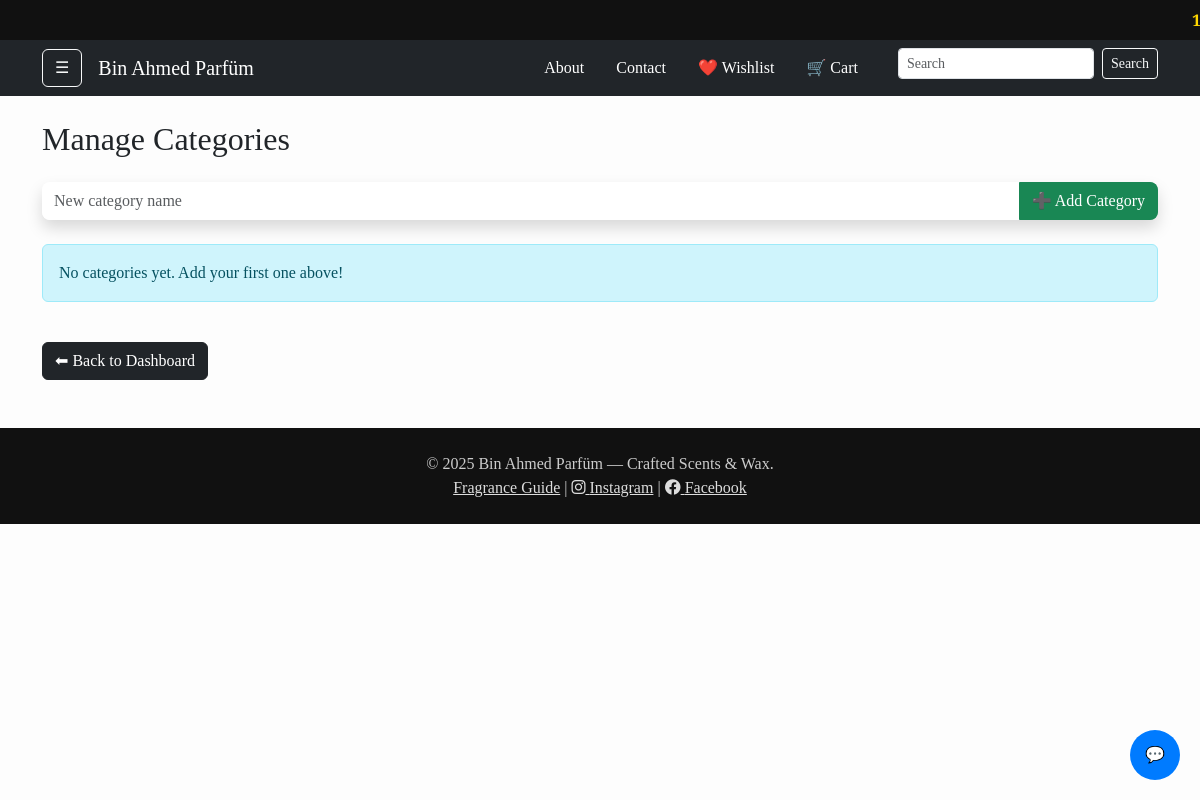
The page /ategories (signed in) on the database as committed earlier.
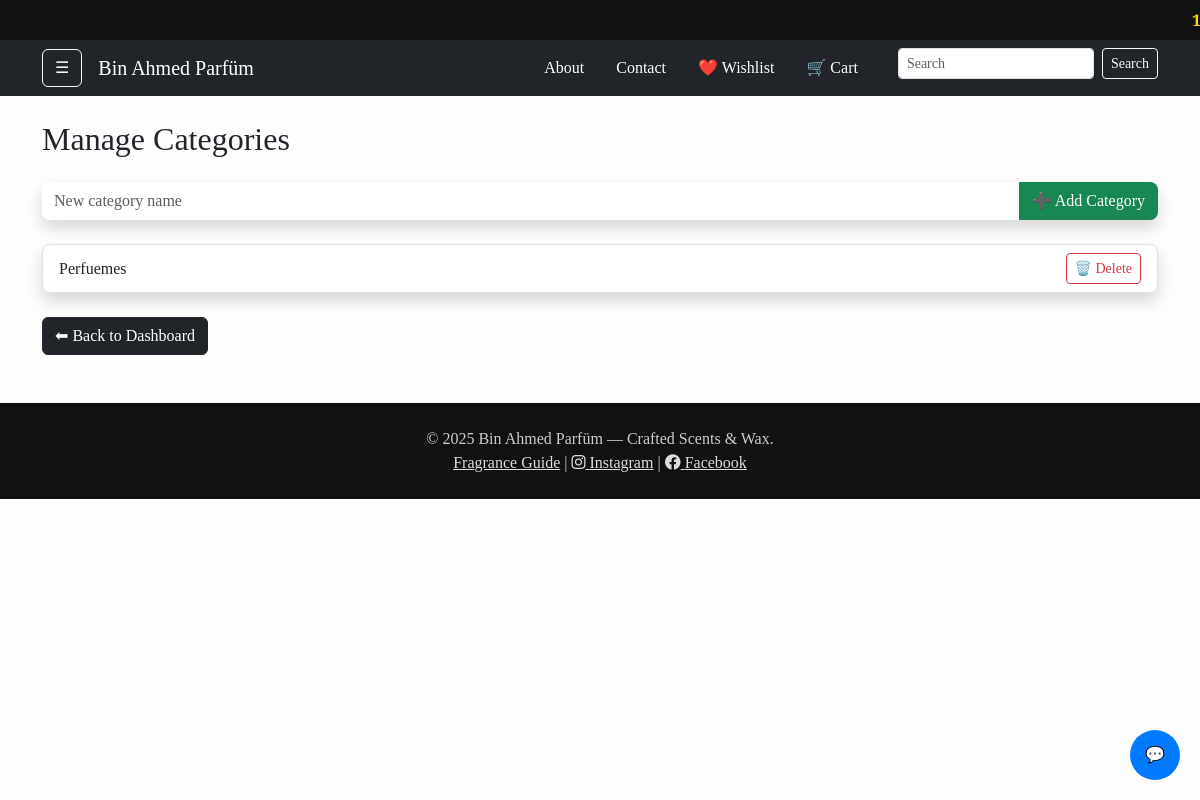
The same page on the database as committed later.
### tables this page shows
CREATE TABLE categories (
                id INTEGER PRIMARY KEY AUTOINCREMENT,
                name TEXT NOT NULL
            );

### app.py (the view)
@app.route('/ategories')
@login_required
def admin_categories():
    conn = get_db_connection()
    categories = conn.execute('SELECT * FROM categories').fetchall()
    conn.close()
    return render_template('admin_categories.html', categories=categories)

### app.py (called while the page is built)
def login_required(f):
    @wraps(f)
    def decorated(*args, **kwargs):
        if not session.get('admin_logged_in'):
            flash('Please login as admin.')
            return redirect(url_for('admin_login'))
        return f(*args, **kwargs)
    return decorated

def get_db_connection():
    conn = sqlite3.connect('db.sqlite3')
    conn.row_factory = sqlite3.Row
    return conn

@app.context_processor
def inject_settings():
    conn = get_db_connection()
    banner_row = conn.execute(
        "SELECT value FROM settings WHERE key = 'top_banner'"
    ).fetchone()
    conn.close()
    return dict(top_banner=banner_row['value'] if banner_row else '')

### templates/admin_categories.html (shortened to what this page needs)
{% extends 'base.html' %}
{% block content %}
<h2 class="mb-4">Manage Categories</h2>
<form method="POST" action="{{ url_for('add_category') }}" class="mb-4">
  <div class="input-group shadow rounded-3 overflow-hidden">
    <input type="text" name="name" placeholder="New category name" class="form-control border-0" required>
    <button type="submit" class="btn btn-success">➕ Add Category</button>
  </div>
</form>
{% if categories %}
  <ul class="list-group shadow rounded-3">
    {% for cat in categories %}
    <li class="list-group-item d-flex justify-content-between align-items-center">
      <span>{{ cat.name }}</span>
      <a href="{{ url_for('delete_category', category_id=cat.id) }}"
         class="btn btn-sm btn-outline-danger"
         onclick="return confirm('Are you sure you want to delete this category?');">
        🗑️ Delete
      </a>
    </li>
    {% endfor %}
  </ul>
{% else %}
  <div class="alert alert-info">No categories yet. Add your first one above!</div>
{% endif %}
<a href="{{ url_for('admin_dashboard') }}" class="btn btn-dark mt-4">⬅ Back to Dashboard</a>
{% endblock %}

Rows that differ between the two databases and show on the page:
added categories: name "Perfuemes"
Other text that changed with them:
text no longer shown: "No categories yet. Add your first one above!"
